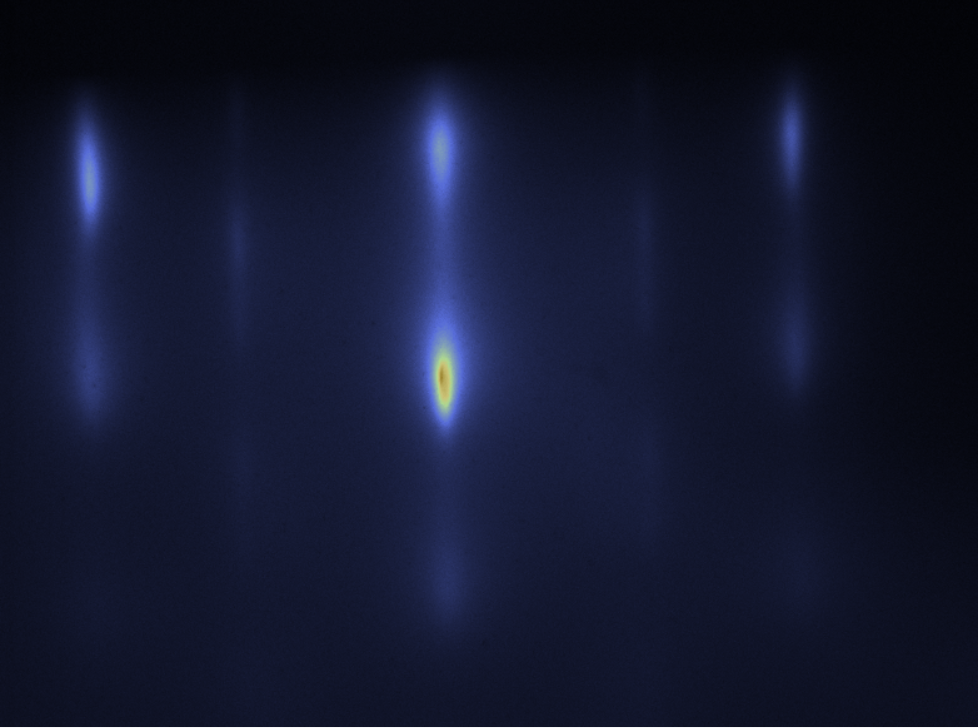
#> input picture RHEED_images/substrate/train/10.3.png, 978 x 728 px, found by its file name
$ python feature_extractor.py 10.3.png
#> lines starting #> are read from the running program, lines starting #| are printed output that depends on the picture
"""
Reads one substrate RHEED image and writes a one-row CSV of:

    subcfwhm, sublfwhm, subrfwhm, submean_width, subwidth_variance,
    subcurve_variance, Substrate_quality

Output: image_<run_number>.csv written next to this script, e.g.
    10.3.png -> image_10.csv

Usage:
    python feature_extractor.py 10.3.png
    python feature_extractor.py /path/to/10.3.png
"""

import sys
from pathlib import Path

import cv2
import numpy as np
import pandas as pd
from scipy.signal import find_peaks, savgol_filter
from scipy.optimize import curve_fit
from sklearn.preprocessing import MinMaxScaler

CROP_BOTTOM = 950
SEARCH_RADIUS = 90

THIS_DIR = Path(__file__).resolve().parent

# Existing compiled dataset, used to normalize the new image's raw features
# against the same scale as the rest of the training data.
COMPILED_DATA_PATH = THIS_DIR.parent / "data" / "train_compiled.csv"


def process_streak_width(img):
    h_profile = np.mean(img[450:574, :], axis=0)
    smoothed_h = savgol_filter(h_profile, 21, 3)

    peaks, _ = find_peaks(smoothed_h, prominence=10, distance=50)
    if len(peaks) == 0:
        return None

    center_area_peaks = [p for p in peaks if 350 < p < 674]
    if not center_area_peaks:
        center_area_peaks = peaks
    cx = max(center_area_peaks, key=lambda p: smoothed_h[p])

    center_line = np.mean(img[:, cx - 2 : cx + 3], axis=1)
    smoothed_center = savgol_filter(center_line, 11, 3)

    void_baseline = np.mean(smoothed_center[0:20])
    edge_pixels = np.where(smoothed_center > (void_baseline + 5))[0]

    start_y = edge_pixels[0] if len(edge_pixels) > 0 else 50
    start_y = min(max(start_y, 10), 400)

    raw_left_edges = []
    raw_right_edges = []

    for y in range(start_y, CROP_BOTTOM):
        row_slice = img[y, cx - SEARCH_RADIUS : cx + SEARCH_RADIUS].astype(float)
        smoothed_row = savgol_filter(row_slice, 31, 3)

        local_bg_left = np.min(smoothed_row[:15])
        local_bg_right = np.min(smoothed_row[-15:])
        local_baseline = np.linspace(local_bg_left, local_bg_right, len(smoothed_row))

        corrected_row = smoothed_row - local_baseline
        corrected_row = np.clip(corrected_row, 0, None)

        max_val = np.max(corrected_row)

        if max_val > 5:
            half_max = max_val / 2.0
            above_half = np.where(corrected_row >= half_max)[0]

            if len(above_half) > 0:
                left_idx = above_half[0]
                right_idx = above_half[-1]

                abs_left = (cx - SEARCH_RADIUS) + left_idx
                abs_right = (cx - SEARCH_RADIUS) + right_idx

                raw_left_edges.append(abs_left)
                raw_right_edges.append(abs_right)
            else:
                raw_left_edges.append(np.nan)
                raw_right_edges.append(np.nan)
        else:
            raw_left_edges.append(np.nan)
            raw_right_edges.append(np.nan)

    left_series = pd.Series(raw_left_edges).interpolate().bfill().ffill().values
    right_series = pd.Series(raw_right_edges).interpolate().bfill().ffill().values

    smooth_left = savgol_filter(left_series, 71, 3)
    smooth_right = savgol_filter(right_series, 71, 3)

    final_widths = smooth_right - smooth_left

    return {
        "cx": cx,
        "mean_width": round(np.mean(final_widths), 2),
        "width_variance": round(np.var(final_widths), 2),
    }


def process_vertical_streak(img):
    h_profile = np.mean(img[450:574, :], axis=0)
    smoothed_h = savgol_filter(h_profile, 21, 3)

    peaks, _ = find_peaks(smoothed_h, prominence=10, distance=50)
    if len(peaks) == 0:
        return None

    center_area_peaks = [p for p in peaks if 350 < p < 674]
    if not center_area_peaks:
        center_area_peaks = peaks
    cx = max(center_area_peaks, key=lambda p: smoothed_h[p])

    search_radius = 90
    left_bound = max(0, cx - search_radius)
    right_bound = min(1024, cx + search_radius)

    left_valley = np.argmin(smoothed_h[left_bound:cx]) + left_bound
    right_valley = np.argmin(smoothed_h[cx:right_bound]) + cx

    if (cx - left_valley) < 10 or (right_valley - cx) < 10:
        left_valley, right_valley = cx - 40, cx + 40

    box_left = int(left_valley)
    box_right = int(right_valley)

    streak_box = img[0:CROP_BOTTOM, box_left:box_right]
    v_profile = np.mean(streak_box, axis=1)
    smoothed_v = savgol_filter(v_profile, 11, 3)

    void_baseline = np.mean(smoothed_v[0:20])

    edge_pixels = np.where(smoothed_v > (void_baseline + 5))[0]
    start_y = edge_pixels[0] if len(edge_pixels) > 0 else 50
    start_y = min(max(start_y, 10), 400)

    cropped_streak = smoothed_v[start_y:CROP_BOTTOM]

    peak_val = np.max(cropped_streak) - void_baseline
    if peak_val == 0:
        peak_val = 1

    norm_profile = (cropped_streak - void_baseline) / peak_val

    curve_variance = round(np.var(norm_profile), 4) if len(norm_profile) > 0 else np.nan

    return {
        "cx": cx,
        "curve_variance": curve_variance,
    }


def lorentzian_bg(x, amp, ctr, hwhm, m, c):
    return (amp * hwhm**2 / ((x - ctr) ** 2 + hwhm**2)) + (m * x + c)


def double_lorentzian_bg(x, a1, c1, w1, a2, c2, w2, m, c):
    return (
        (a1 * w1**2 / ((x - c1) ** 2 + w1**2))
        + (a2 * w2**2 / ((x - c2) ** 2 + w2**2))
        + (m * x + c)
    )


def process_fwhm(img):
    """Adaptive hybrid singlet/doublet Lorentzian-plus-linear-background fit
    for the left/center/right diffraction peaks."""
    profile = np.mean(img[480:540, :], axis=0)
    smoothed = savgol_filter(profile, 11, 3)
    x = np.arange(1024)

    peaks, _ = find_peaks(smoothed, prominence=8, distance=100)
    if len(peaks) < 3:
        return None

    best_peaks = sorted(peaks[np.argsort(smoothed[peaks])[-3:]])
    center_idx_val = np.argmin(np.abs(np.array(best_peaks) - 512))

    res = {}

    for i, p_loc in enumerate(best_peaks):
        # 140px window for the wide central doublet, 80px for side singlets
        win = 140 if i == center_idx_val else 80

        mask = (x >= p_loc - win) & (x <= p_loc + win)
        x_loc = x[mask]

        y_loc_smooth = smoothed[mask]
        y_loc_raw = profile[mask]

        valid_mask = y_loc_smooth > 0.5
        if not np.any(valid_mask):
            continue
        x_val = x_loc[valid_mask]
        y_val_smooth = y_loc_smooth[valid_mask]
        y_val_raw = y_loc_raw[valid_mask]

        m_guess = (y_val_smooth[-1] - y_val_smooth[0]) / (x_val[-1] - x_val[0] + 1e-6)
        c_guess = np.min(y_val_smooth)

        peak_threshold = c_guess + (np.max(y_val_raw) - c_guess) * 0.80
        fit_weights = np.where(y_val_raw > peak_threshold, 0.2, 1.0)

        try:
            if i == center_idx_val:
                sub_peaks, _ = find_peaks(y_val_smooth, prominence=2, distance=5)
                is_doublet = False

                if len(sub_peaks) >= 2:
                    p1, p2 = sub_peaks[0], sub_peaks[-1]
                    valley_min = np.min(y_val_smooth[p1 : p2 + 1])
                    peak_max = max(y_val_smooth[p1], y_val_smooth[p2])
                    dip_ratio = (peak_max - valley_min) / (peak_max - c_guess + 1e-6)

                    if dip_ratio > 0.15:
                        is_doublet = True

                if is_doublet:
                    c1_g, c2_g = x_val[sub_peaks[0]], x_val[sub_peaks[-1]]

                    a1_g = y_val_raw[sub_peaks[0]] - c_guess
                    a2_g = y_val_raw[sub_peaks[-1]] - c_guess

                    p0 = [a1_g, c1_g, 15, a2_g, c2_g, 15, m_guess, c_guess]
                    bounds = (
                        [0, 0, 0.1, 0, 0, 0.1, -np.inf, -np.inf],
                        [np.inf, 1024, 80, np.inf, 1024, 80, np.inf, np.inf],
                    )

                    popt, _ = curve_fit(
                        double_lorentzian_bg,
                        x_val,
                        y_val_raw,
                        p0=p0,
                        bounds=bounds,
                        sigma=fit_weights,
                        absolute_sigma=False,
                        maxfev=5000,
                    )

                    dist = abs(popt[1] - popt[4])
                    avg_w = abs(popt[2]) + abs(popt[5])
                    res["fwhm_C"] = round(dist + avg_w, 2)

                else:
                    amp_g = np.max(y_val_raw) - c_guess
                    p0 = [amp_g, p_loc, 15, m_guess, c_guess]
                    bounds = (
                        [0, 0, 0.1, -np.inf, -np.inf],
                        [np.inf, 1024, 150, np.inf, np.inf],
                    )

                    popt, _ = curve_fit(
                        lorentzian_bg,
                        x_val,
                        y_val_raw,
                        p0=p0,
                        bounds=bounds,
                        sigma=fit_weights,
                        absolute_sigma=False,
                        maxfev=5000,
                    )
                    res["fwhm_C"] = round(abs(popt[2] * 2), 2)

            else:
                amp_g = np.max(y_val_raw) - c_guess
                p0 = [amp_g, p_loc, 10, m_guess, c_guess]
                bounds = (
                    [0, 0, 0.1, -np.inf, -np.inf],
                    [np.inf, 1024, 100, np.inf, np.inf],
                )

                popt, _ = curve_fit(
                    lorentzian_bg,
                    x_val,
                    y_val_raw,
                    p0=p0,
                    bounds=bounds,
                    sigma=fit_weights,
                    absolute_sigma=False,
                    maxfev=5000,
                )

                label = "L" if i < center_idx_val else "R"
                res[f"fwhm_{label}"] = round(abs(popt[2] * 2), 2)

        except RuntimeError:
            continue

    if "fwhm_L" not in res or "fwhm_C" not in res or "fwhm_R" not in res:
        return None

    return res


def compute_substrate_quality(subcfwhm, sublfwhm, subrfwhm, submean_width, subcurve_variance):
    """Normalizes the new image's raw features against the existing compiled
    dataset, then applies a 40/20/20/20 weighted penalty formula."""
    score_cols = ["subcfwhm", "sublfwhm", "subrfwhm", "submean_width", "subcurve_variance"]
    new_row = {
        "subcfwhm": subcfwhm,
        "sublfwhm": sublfwhm,
        "subrfwhm": subrfwhm,
        "submean_width": submean_width,
        "subcurve_variance": subcurve_variance,
    }

    if COMPILED_DATA_PATH.exists():
        df = pd.read_csv(COMPILED_DATA_PATH)
        if all(c in df.columns for c in score_cols):
            combined = pd.concat(
                [df[score_cols], pd.DataFrame([new_row])], ignore_index=True
            )
            scaler = MinMaxScaler()
            scaled = pd.DataFrame(
                scaler.fit_transform(combined[score_cols]), columns=score_cols
            )
            s = scaled.iloc[-1]
            sub_penalty = (
                ((s["sublfwhm"] + s["subrfwhm"]) / 2 * 0.40)
                + (s["submean_width"] * 0.20)
                + (s["subcfwhm"] * 0.20)
                + (s["subcurve_variance"] * 0.20)
            )
            return round((1.0 - sub_penalty) * 100, 2)

    return 50.0


def extract_rheed_quality(image_path):
    """Runs the full pipeline on one RHEED image and returns the feature row
    (including Substrate_quality), or raises ValueError if the image can't
    be processed."""
    img_path = Path(image_path)
    if not img_path.is_absolute():
        img_path = THIS_DIR / img_path

    if not img_path.exists():
        raise ValueError(f"could not find image at {img_path}")

    img_raw = cv2.imread(str(img_path), 0)
    if img_raw is None:
        raise ValueError(f"could not read image at {img_path}")

    img = cv2.resize(img_raw, (1024, 1024))

    width_result = process_streak_width(img)
    vert_result = process_vertical_streak(img)
    fwhm_result = process_fwhm(img)

    if width_result is None or vert_result is None or fwhm_result is None:
        raise ValueError(f"could not locate a central streak in {img_path.name}")

    subcfwhm = fwhm_result["fwhm_C"]
    sublfwhm = fwhm_result["fwhm_L"]
    subrfwhm = fwhm_result["fwhm_R"]
    submean_width = width_result["mean_width"]
    subwidth_variance = width_result["width_variance"]
    subcurve_variance = vert_result["curve_variance"]

    substrate_quality = compute_substrate_quality(
        subcfwhm, sublfwhm, subrfwhm, submean_width, subcurve_variance
    )

    return {
        "subcfwhm": subcfwhm,
        "sublfwhm": sublfwhm,
        "subrfwhm": subrfwhm,
        "submean_width": submean_width,
        "subwidth_variance": subwidth_variance,
        "subcurve_variance": subcurve_variance,
        "Substrate_quality": substrate_quality,
    }


def main():
    img_arg = sys.argv[1] if len(sys.argv) > 1 else "10.3.png"
    img_path = Path(img_arg)
    if not img_path.is_absolute():
        img_path = THIS_DIR / img_path

    try:
        row = extract_rheed_quality(img_path)
#> in extract_rheed_quality, `img_raw = cv2.imread(str(img_path), 0)`:
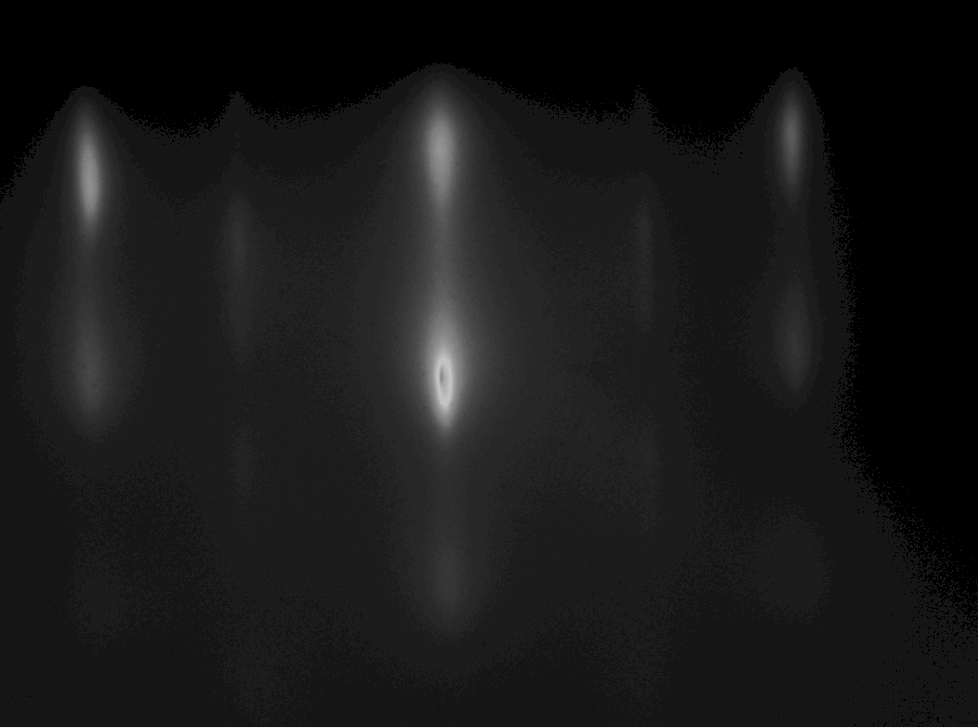
#> img_raw: shape (728, 978); min 0, max 245, mean 23.8
#> in extract_rheed_quality, `img = cv2.resize(img_raw, (1024, 1024))`:
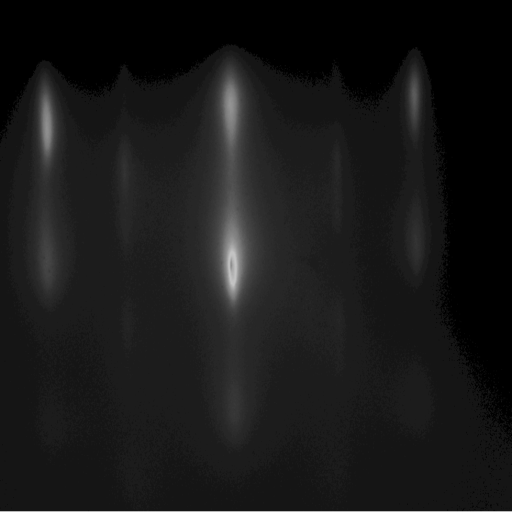
#> img: shape (1024, 1024) (shown at 1/2 size); min 0, max 245, mean 23.8
#> in process_streak_width, `h_profile = np.mean(img[450:574, :], axis=0)`: h_profile = 1024 values, max 168.5 at index 468, min 0 at index 902, mean 34.46
#> in process_streak_width, `smoothed_h = savgol_filter(h_profile, 21, 3)`: smoothed_h = 1024 values, max 168.9 at index 465, min -0.0954 at index 908, mean 34.46
#> in process_streak_width, `peaks, _ = find_peaks(smoothed_h, prominence=10, distance=50)`: peaks = [94, 465, 832]
#> in process_streak_width, `center_area_peaks = [p for p in peaks if 350 < p < 674]`: center_area_peaks = [465]
#> in process_streak_width, `cx = max(center_area_peaks, key=lambda p: smoothed_h[p])`: cx = 465
#> in process_streak_width, `center_line = np.mean(img[:, cx - 2 : cx + 3], axis=1)`: center_line = 1024 values, max 245 at index 1023, min 0 at index 0, mean 74.28
#> in process_streak_width, `smoothed_center = savgol_filter(center_line, 11, 3)`: smoothed_center = 1024 values, max 230.7 at index 1023, min -0.968 at index 85, mean 74.26
#> in process_streak_width, `void_baseline = np.mean(smoothed_center[0:20])`: void_baseline = 0
#> in process_streak_width, `edge_pixels = np.where(smoothed_center > (void_baseline + 5))[0]`: edge_pixels = 933 values from 89 to 1023
#> in process_streak_width, `start_y = edge_pixels[0] if len(edge_pixels) > 0 else 50`: start_y = 89
#> the loop in process_streak_width, `for y in range(start_y, CROP_BOTTOM):` made 861 passes
#> (local_bg_left, local_bg_right, max_val, half_max, left_idx, right_idx, abs_left, abs_right) on passes 1 to 12: (0, 0, 10.06, 5.03, 74, 94, 449, 469), (0, 0, 16.53, 8.26, 77, 95, 452, 470), (0, 0, 19.9, 9.95, 76, 98, 451, 473), (0, 0, 22.83, 11.41, 73, 99, 448, 474), (0, 0, 23.49, 11.75, 71, 100, 446, 475), (0, 0, 22.87, 11.43, 71, 101, 446, 476), (0, 0, 22.63, 11.32, 70, 103, 445, 478), (0, 0, 22.58, 11.29, 66, 108, 441, 483), (0, 0, 21.88, 10.94, 65, 114, 440, 489), (0, 0, 22.27, 11.13, 65, 114, 440, 489), (0, 0, 22.63, 11.32, 64, 113, 439, 488), (0, 0, 22.67, 11.34, 61, 113, 436, 488)
#> (local_bg_left, local_bg_right, max_val) on pass 87: (20.5, 20.68, 97.54)
#> in process_vertical_streak, `streak_box = img[0:CROP_BOTTOM, box_left:box_right]`:
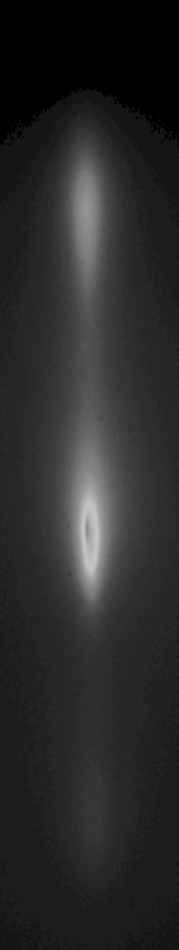
#> streak_box: shape (950, 179); min 0, max 197, mean 41.7
#> the loop in process_fwhm, `for i, p_loc in enumerate(best_peaks):` made 3 passes
#> p_loc on passes 1 to 3: 93, 468, 832
    except ValueError as e:
        print(f"Error: {e}")
        return

    run_number = img_path.name.split(".")[0]
    out_path = THIS_DIR / f"image_{run_number}.csv"
    pd.DataFrame([row]).to_csv(out_path, index=False)

    print(f"Processed {img_path.name}")
    for k, v in row.items():
        print(f"  {k} = {v}")
#> this loop made 7 passes
#> (k, v) on passes 1 to 7: ('subcfwhm', 45.34), ('sublfwhm', 46.53), ('subrfwhm', 39.62), ('submean_width', 53.87), ('subwidth_variance', 523.4), ('subcurve_variance', 0.039), ('Substrate_quality', 50)
#|   subcfwhm = 45.34
#|   sublfwhm = 46.53
#|   subrfwhm = 39.62
#|   submean_width = 53.87
#|   subwidth_variance = 523.37
#|   subcurve_variance = 0.039
#|   Substrate_quality = 50.0
    print(f"Saved: {out_path}")


if __name__ == "__main__":
    main()

$ run again, with RHEED_images/substrate/train/14.3.png copied over RHEED_images/substrate/train/10.3.png
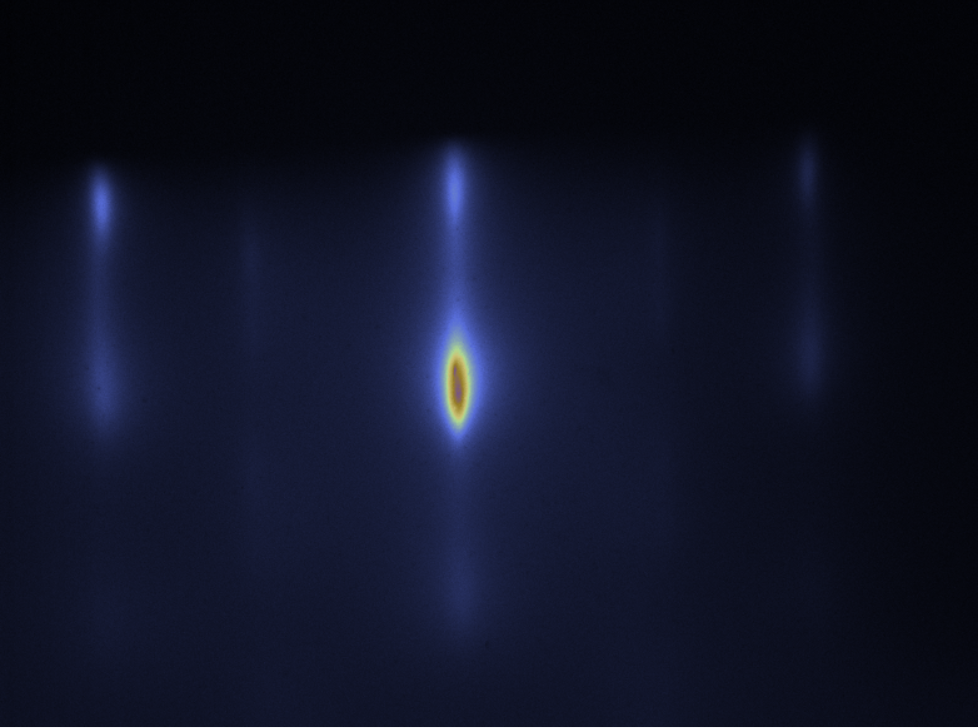
#> input picture RHEED_images/substrate/train/14.3.png, 978 x 728 px, found by its file name
#> in extract_rheed_quality, `img = cv2.resize(img_raw, (1024, 1024))`:
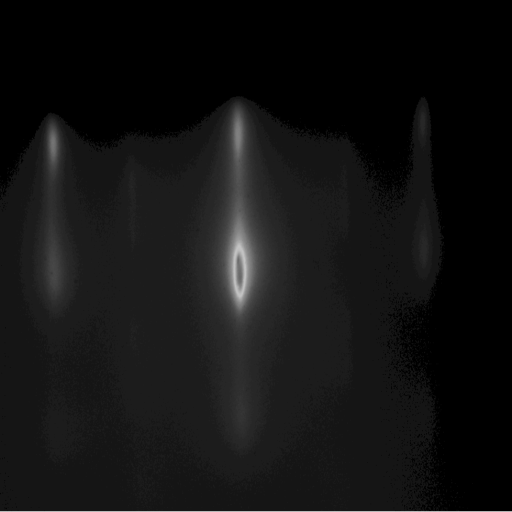
#> img: shape (1024, 1024) (shown at 1/2 size); min 0, max 245, mean 18.3
#> h_profile = 1024 values, max 167.6 at index 470, min 0 at index 890, mean 32.66
#> smoothed_h = 1024 values, max 158.3 at index 470, min -0.184 at index 897, mean 32.66
#> peaks = [106, 470, 847]
#> center_area_peaks = [470]
#> cx = 470
#> center_line = 1024 values, max 245 at index 1023, min 0 at index 0, mean 62.8
#> smoothed_center = 1024 values, max 230.6 at index 1023, min -1.2 at index 189, mean 62.78
#> void_baseline = 0
#> edge_pixels = 829 values from 193 to 1023
#> start_y = 193
#> the loop in process_streak_width, `for y in range(start_y, CROP_BOTTOM):` made 757 passes
#> (local_bg_left, local_bg_right, max_val, half_max, left_idx, right_idx, abs_left, abs_right) on passes 1 to 8: (0, 0, 17.03, 8.51, 90, 106, 470, 486), (0, 0, 22.18, 11.09, 87, 105, 467, 485), (0, 0, 23.61, 11.81, 84, 106, 464, 486), (0, 0, 23.21, 11.61, 82, 109, 462, 489), (0, 0, 23.07, 11.54, 80, 112, 460, 492), (0, 0, 25.95, 12.98, 81, 112, 461, 492), (0, 0, 27.96, 13.98, 81, 113, 461, 493), (0, 0, 28.01, 14, 80, 118, 460, 498)
#> in process_vertical_streak, `streak_box = img[0:CROP_BOTTOM, box_left:box_right]`:
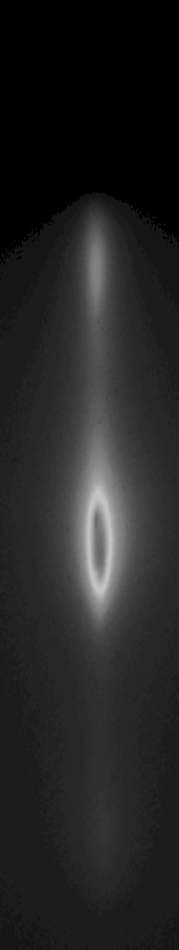
#> streak_box: shape (950, 179); min 0, max 197, mean 35.9
#> the loop in process_fwhm, `for i, p_loc in enumerate(best_peaks):` made 3 passes
#> p_loc on passes 1 to 3: 106, 470, 848
#> the loop in main, `for k, v in row.items():` made 7 passes
#> (k, v) on passes 1 to 7: ('subcfwhm', 43.28), ('sublfwhm', 43.31), ('subrfwhm', 35.5), ('submean_width', 53.12), ('subwidth_variance', 617.2), ('subcurve_variance', 0.0438), ('Substrate_quality', 50)
#> (printed output is left out)
